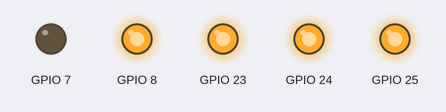
The program below on a simulated Raspberry Pi (BCM pin numbers). Parts: output pins drawn as LEDs (lit = HIGH). At 0.1 s the program stops and its outputs stay as they are.

Above: at 0.2 s.
Timing chart, 0 to 1.6 s (numbered marks = the images above):
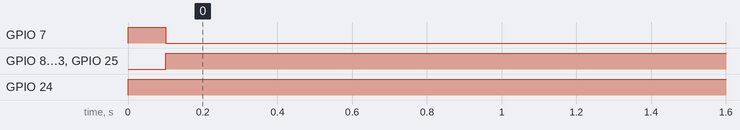

Measured:
- by itself, GPIO 7: LOW → HIGH at 0.00 s, → LOW 0.10 s later
- by itself, GPIO 8, GPIO 23, GPIO 25: LOW → HIGH at 0.10 s
- by itself, GPIO 24: LOW → HIGH at 0.00 s

The program:

turnright2.py
```python
#!/usr/bin/env python
##import serial
import RPi.GPIO as GPIO
import time
##ser = serial.Serial('/dev/ttyUSB0',9600)
##ser.write(chr(ord('2')))
##time.sleep(0.1)
GPIO.setmode(GPIO.BCM)
GPIO.setup(7, GPIO.OUT) #Enable - Arduino pin A0
GPIO.setup(8, GPIO.OUT) #Arduino pin A1
GPIO.setup(23, GPIO.OUT) #Arduino pin A4
GPIO.setup(24, GPIO.OUT) #Arduino pin A3
GPIO.setup(25, GPIO.OUT) #Arduino pin A2

GPIO.output(7,True) #Enablei ac
GPIO.output(8,False)
GPIO.output(25,False)
GPIO.output(24,True)
GPIO.output(23,False)
time.sleep(0.1)
GPIO.output(7,False) #Enablei kapa
GPIO.output(8,True)
GPIO.output(25,True)
GPIO.output(24,True)
GPIO.output(23,True)
```
